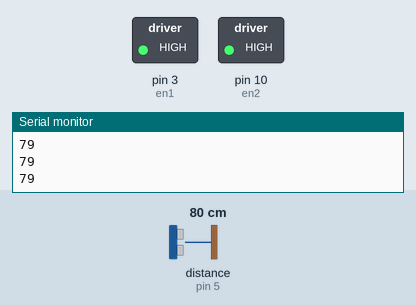
The sketch below on a simulated Arduino Uno, built with avr-gcc and run on an emulated ATmega328P. On the bench: switched loads named in the sketch (green lamp = pin HIGH), the last lines printed to the serial monitor. Wiring (inferred from the names in the program): ultrasonic range finder: trigger pin 12; echo pin 5. The test bench sets the inputs (shaded band); at power-on: distance to the obstacle (sensor on pin 5) 80 cm. The echo pulse lasts 58.3 µs per cm; pins used as bus, display or sensor lines are not drawn.

Above: at 2.7 s.
2.8 s: distance to the obstacle (sensor on pin 5) set to 18 cm
4.3 s: distance to the obstacle (sensor on pin 5) set to 13 cm
At 5.3 s:
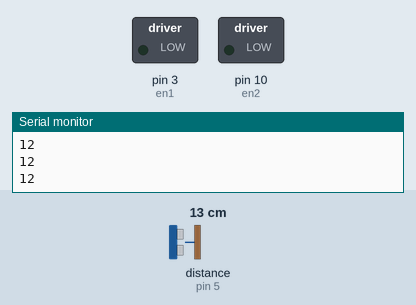
5.8 s: distance to the obstacle (sensor on pin 5) set to 35 cm
At 6.2 s:
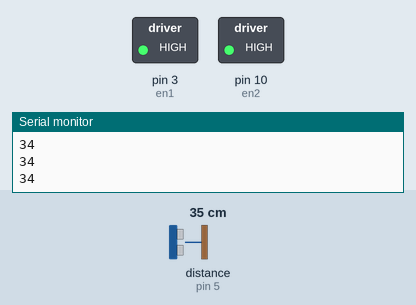
7.3 s: distance to the obstacle (sensor on pin 5) set to 2 cm
At 8.5 s:
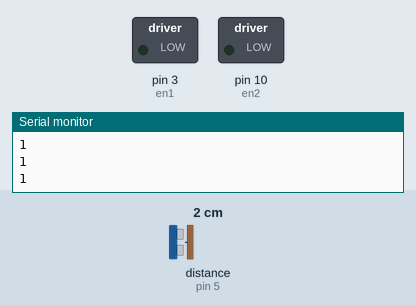
Timing chart, 0 to 9.8 s (numbered marks = the images above; inputs shaded):
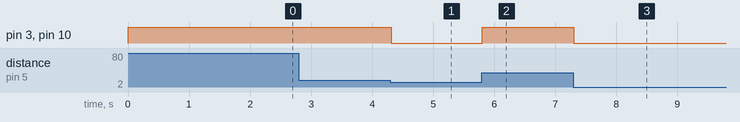

Measured:
- the behaviour switches between 16 and 15 cm on distance to the obstacle (sensor on pin 5) (found by bisection; images 0 and 1)
- after the input at 4.3 s, pin 3 (en1), pin 10 (en2): HIGH → LOW at once
- after the input at 5.8 s, pin 3 (en1), pin 10 (en2): LOW → HIGH at once
- after the input at 7.3 s, pin 3 (en1), pin 10 (en2): HIGH → LOW at once

The sketch:

speed_testing.ino
```cpp
//EN1, EN2 with PWM ---> speed
//IN1, IN2, IN3, IN4 --> direction
//(in1, in3) ==> backward
//(in2, in4) ==> forward


//* all you need to do is change these values to correspond to your setup*//
#define en1 3
#define en2 10
#define in1 2
#define in2 7
#define in3 4
#define in4 8
#define TRIG 12
#define ECHO 5

double dur, zero;
int target = 15;
int kp = 400;
int kd = 0;
int ki = 0;
int min_speed = 200;
long prev_time = 0;
int prev_error = 0;
int cum_error;
int change_in_error;

void setup() {
  // put your setup code here, to run once:
  pinMode(en1, OUTPUT);
  pinMode(en2, OUTPUT);
  pinMode(in1, INPUT);
  pinMode(in2, INPUT);
  pinMode(in3, INPUT);
  pinMode(in4, INPUT);
  pinMode(TRIG, OUTPUT);
  pinMode(ECHO, INPUT);

//sets motors to move forward
  digitalWrite(en1, HIGH);
  digitalWrite(en2, HIGH);
  digitalWrite(in1, LOW);
  digitalWrite(in3, HIGH);
  digitalWrite(in2, HIGH);
  digitalWrite(in4, LOW);


  Serial.begin(9600);

  zero = 0;
  for (int i = 0; i < 100; i++){
    digitalWrite(TRIG, LOW);
    delayMicroseconds(2);
    digitalWrite(TRIG, HIGH);
    delayMicroseconds(10);
    digitalWrite(TRIG, LOW);
    zero += pulseIn(ECHO, HIGH);
    // Serial.println(zero);
    delay(10);
  }
  zero /= 100;
}

void loop() {

/*

  //int mapped_value=map(new_distance,0,zero,0,255);

*/


/*
  for(int i = 0; i <= 150; i++)
  {
    Serial.println(i);
    analogWrite(en1, i);
    analogWrite(en2, i);
    delay(100);
  }


    //deccelerate
    for(int i = 75; i >= 0; --i)
    {
      Serial.println(i);
      analogWrite(en1,i);
      analogWrite(en2,i);
      delay(100);
    }
  */
  prev_time = millis();
  int duration = read_ultra();
  int new_duration = constrain(duration, 0, zero);


  int distance = new_duration * .0343 / 2;

  Serial.println(distance);
/*
  if(distance > 15)
  {
    analogWrite(en1, 255);
    analogWrite(en2, 255);
    Serial.println("on");
  }
  else
  {
    analogWrite(en1, 0);
    analogWrite(en2, 0);
    Serial.println("off");
  }
  */

  if (distance > 15)
  {
    digitalWrite(in1, LOW);
  digitalWrite(in3, HIGH);
  digitalWrite(in2, HIGH);
  digitalWrite(in4, LOW);
  }
  else
  {
    digitalWrite(in1, HIGH);
  digitalWrite(in3, LOW);
  digitalWrite(in2, LOW);
  digitalWrite(in4, HIGH);
  }

  int error = distance - target;
  change_in_error = error - prev_error;
  int pid_out = computePID(error);
  int out = min_speed + pid_out;

  digitalWrite(en1, constrain(out, 0, min_speed));
  digitalWrite(en2, constrain(out, 0, min_speed));


  prev_error = error;

}

double read_ultra(){
  double dur = 0;

  // average over 10 reads
  for (int i = 0; i < 10; i++){
    digitalWrite(TRIG, LOW);
    delayMicroseconds(2);
    digitalWrite(TRIG, HIGH);
    delayMicroseconds(10);
    digitalWrite(TRIG, LOW);
    dur += pulseIn(ECHO, HIGH);
  }
  dur /= 10;

  return dur;
}

double computePID(double error){
  long curr_time = millis();
  long diff_time = curr_time - prev_time;

  // update derivative error
  int rate_error =  change_in_error  / diff_time;
  // update integral error
  cum_error += error * diff_time;

  int out = kp*error + ki*cum_error + kd*rate_error;

  return out;
}
```
